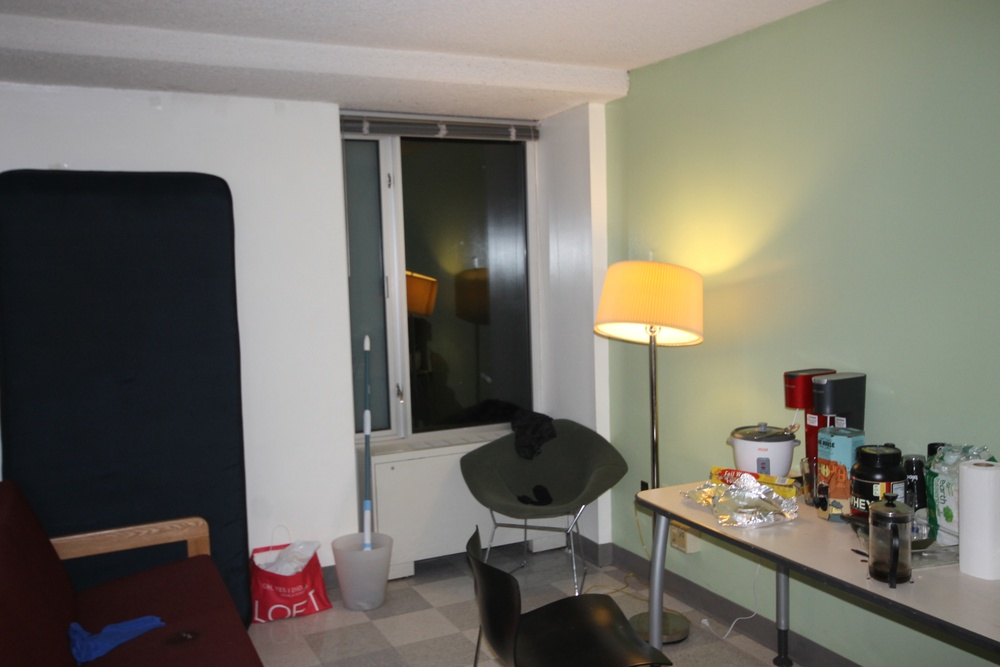
#> input picture dolly zoom examples/IMG_5861.JPG, 1000 x 667 px, shrunk from 4272 x 2848 before the run
$ python canny_edge_detection.py 'dolly zoom examples/IMG_5861.JPG'   (Python 2 division)
#> lines starting #> are read from the running program, lines starting #| are printed output that depends on the picture; after the words box and inside, x2 and y2 are one past the last pixel; in counts of white or black regions, pixels touching at a corner belong together
import cv2
import numpy as np
import sys
from matplotlib import pyplot as plt

PATH_TO_IMAGES = 'images/'


def canny_edge_detection(filename):
#> called with filename = 'dolly zoom examples/IMG_5861.JPG'
    img = cv2.imread(filename, 0)
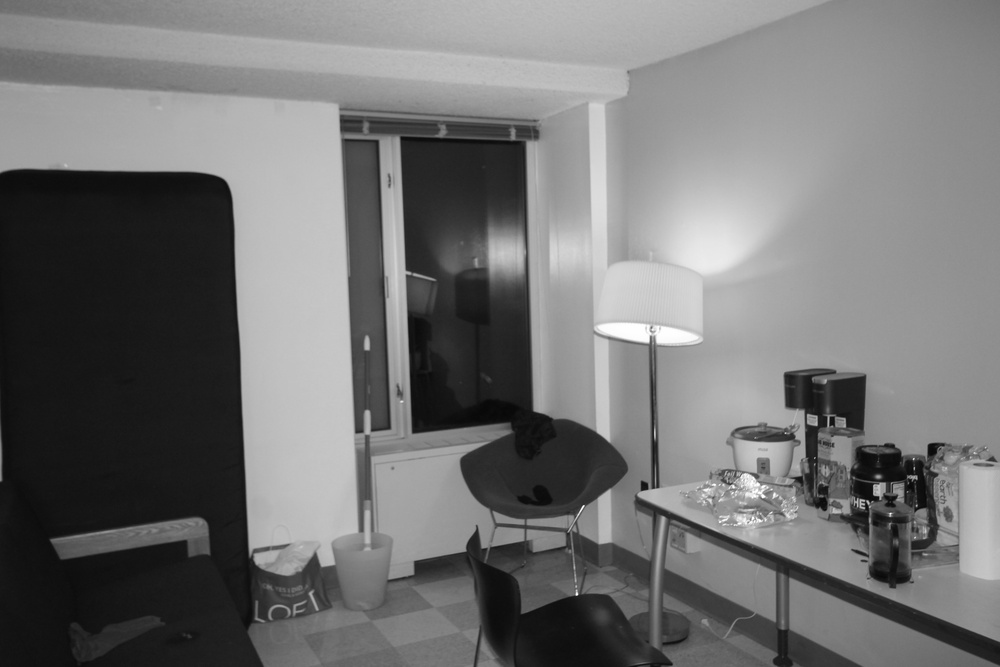
#> img: shape (667, 1000); min 6, max 255, mean 114.8
    edges = cv2.Canny(img, 100, 200)
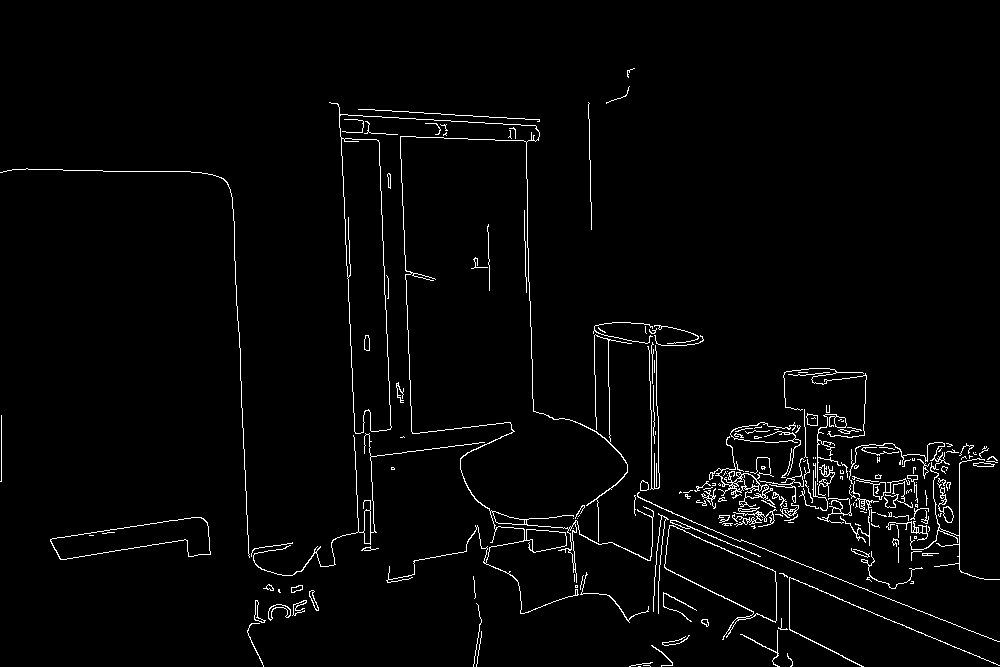
#> edges: shape (667, 1000); 2.4% white in thin lines or dots, all inside (x1, y1, x2, y2) = (0, 68, 1000, 667)

    plt.subplot(121), plt.imshow(img, cmap = 'gray')
    plt.title('Original Image'), plt.xticks([]), plt.yticks([])
    plt.subplot(122), plt.imshow(edges,cmap = 'gray')
    plt.title('Edge Image'), plt.xticks([]), plt.yticks([])

    plt.show()
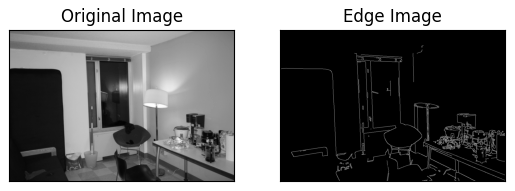
#> figure drawn by matplotlib, 2 panels

if __name__ == "__main__":
    print "Usage:", sys.argv[0], "image"
    print sys.argv
    image_path = sys.argv[1]
    canny_edge_detection(image_path)

$ run again, on dolly zoom examples/IMG_5863.JPG
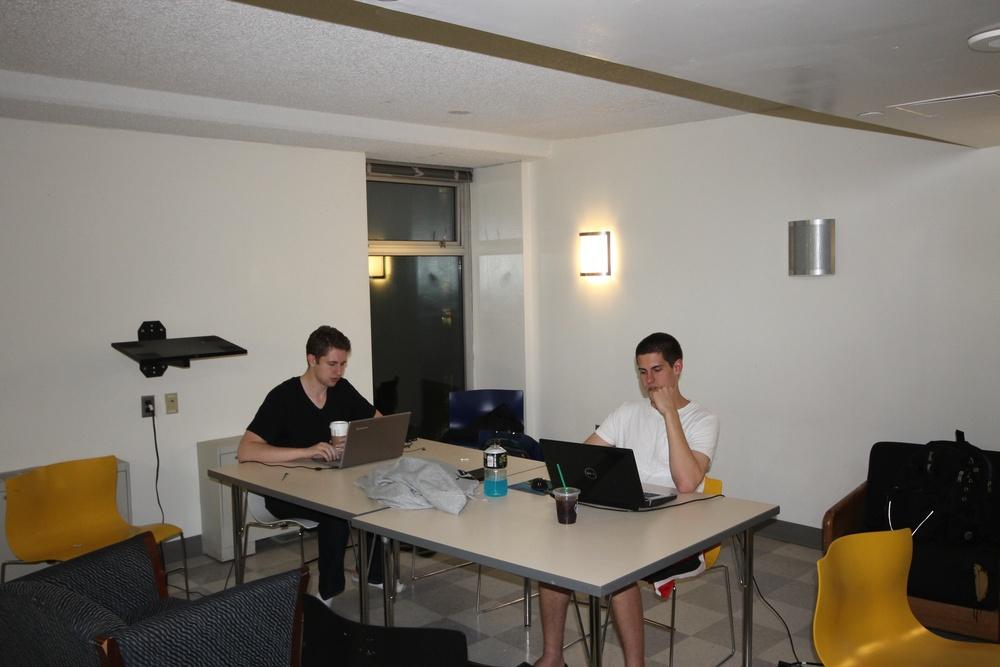
#> input picture dolly zoom examples/IMG_5863.JPG, 1000 x 667 px, shrunk from 4272 x 2848 before the run
#> in canny_edge_detection, `edges = cv2.Canny(img, 100, 200)`:
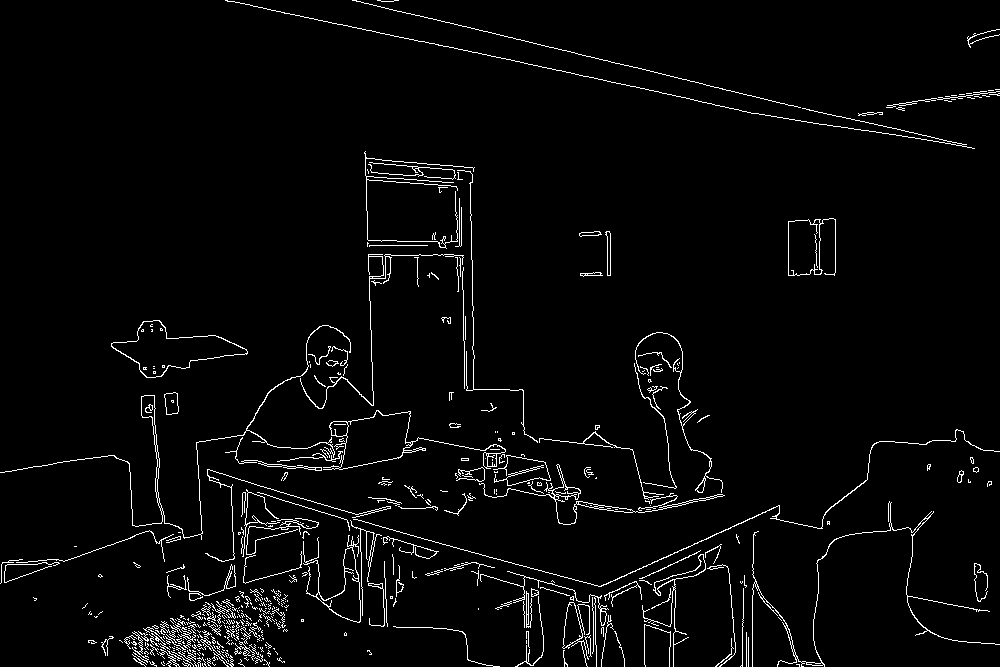
#> edges: shape (667, 1000); 3.1% white in thin lines or dots
#> in canny_edge_detection, `plt.show()`:
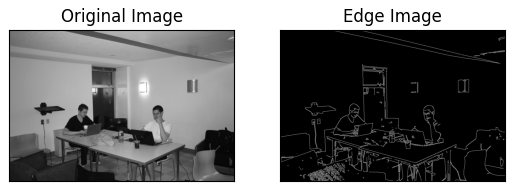
#> figure drawn by matplotlib, 2 panels

$ run again, on dolly zoom examples/IMG_5867.JPG
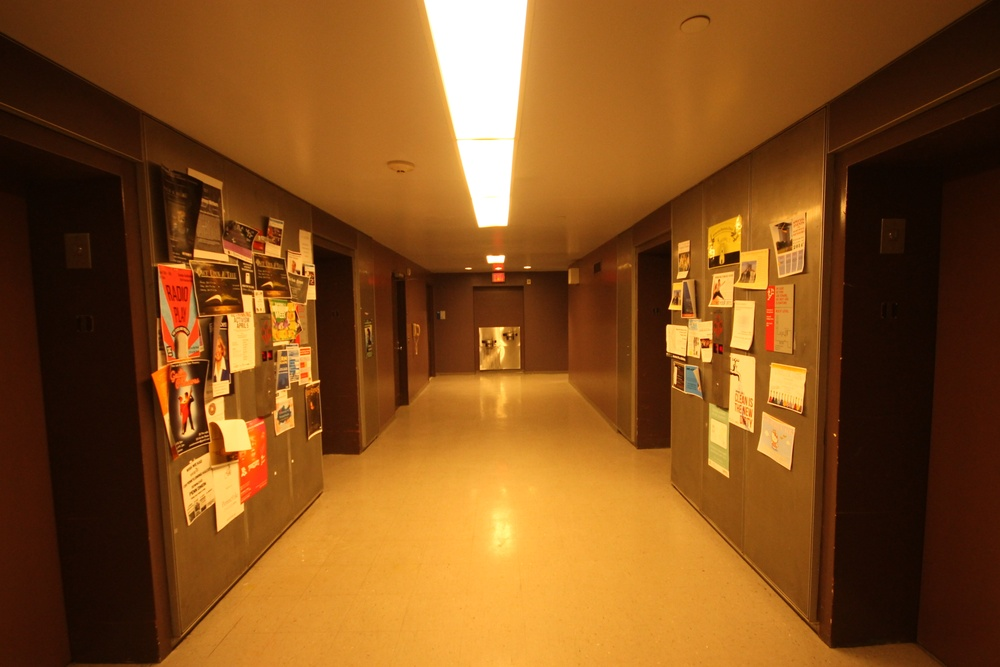
#> input picture dolly zoom examples/IMG_5867.JPG, 1000 x 667 px, shrunk from 4272 x 2848 before the run
#> in canny_edge_detection, `edges = cv2.Canny(img, 100, 200)`:
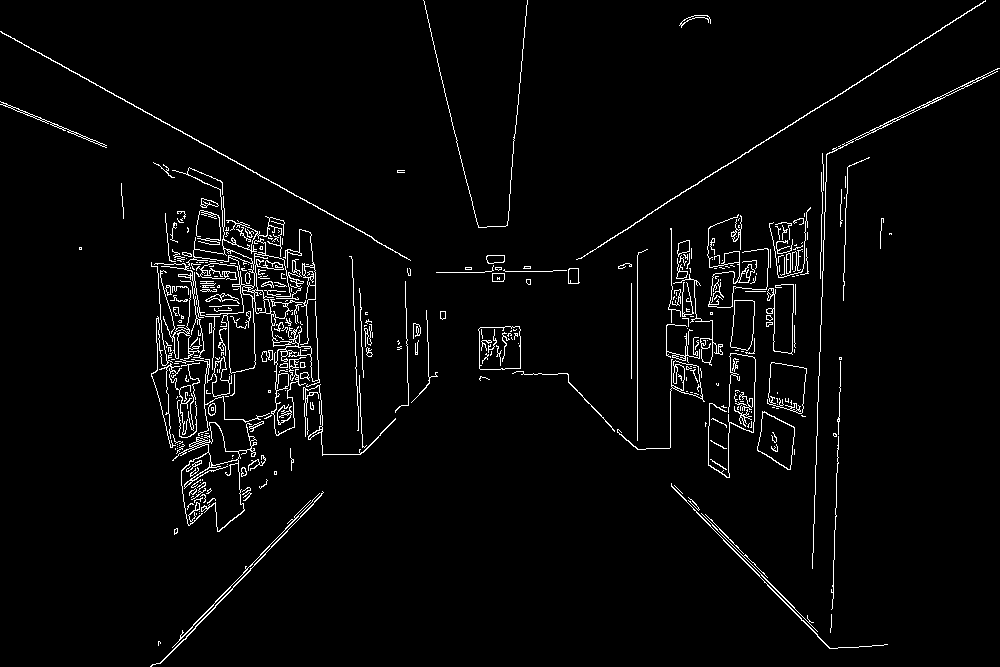
#> edges: shape (667, 1000); 3.1% white in thin lines or dots
#> in canny_edge_detection, `plt.show()`:
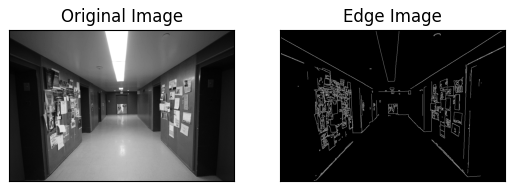
#> figure drawn by matplotlib, 2 panels

$ run again, on dolly zoom examples/IMG_5871.JPG
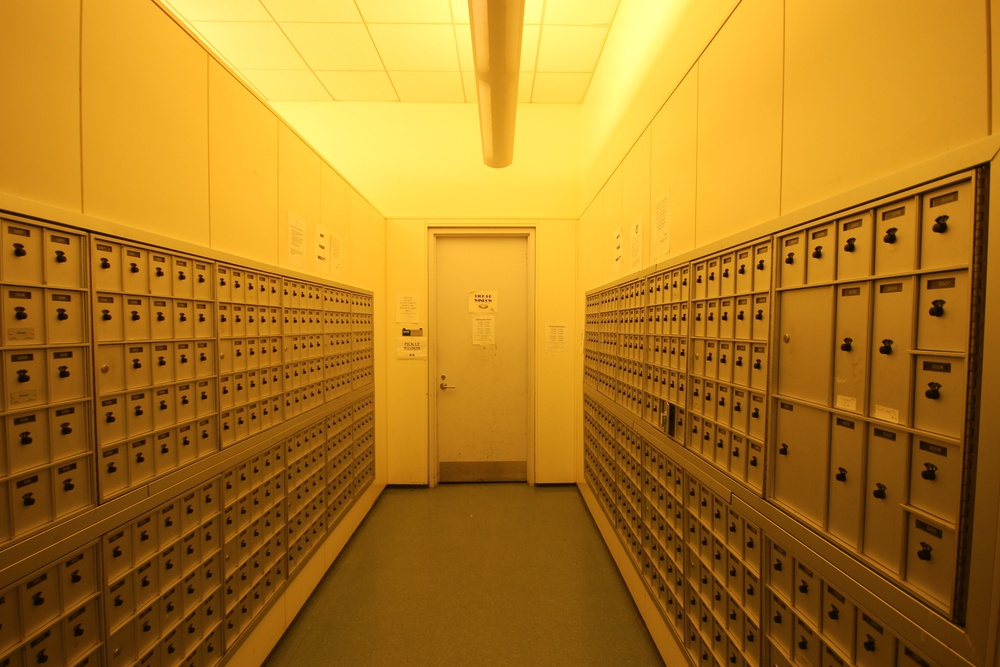
#> input picture dolly zoom examples/IMG_5871.JPG, 1000 x 667 px, shrunk from 4272 x 2848 before the run
#> in canny_edge_detection, `edges = cv2.Canny(img, 100, 200)`:
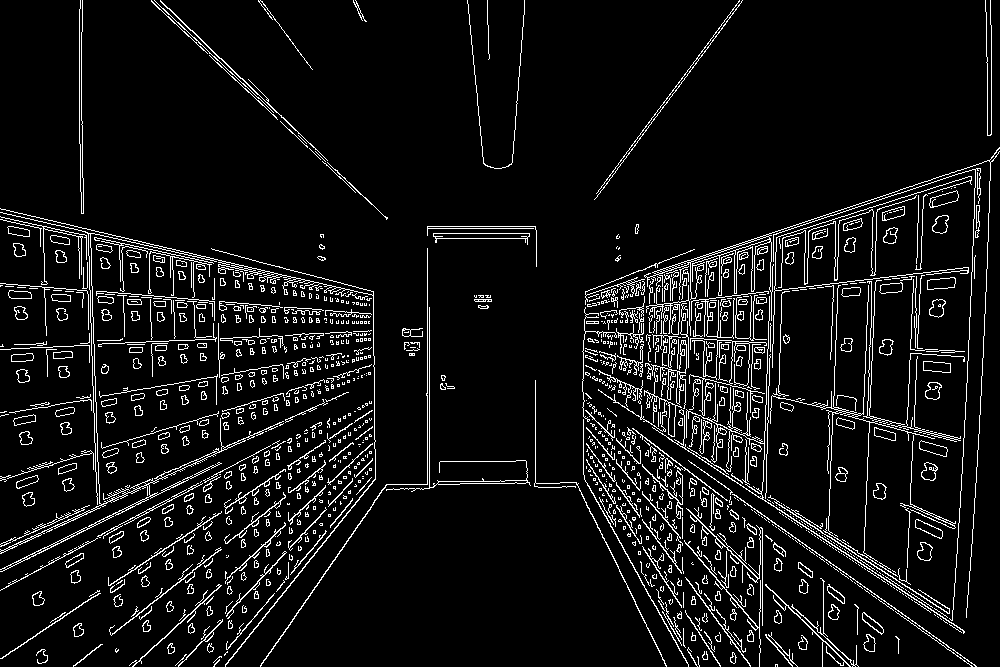
#> edges: shape (667, 1000); 7.2% white in thin lines or dots
#> in canny_edge_detection, `plt.show()`:
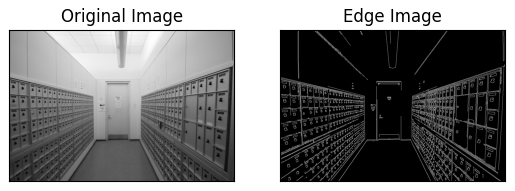
#> figure drawn by matplotlib, 2 panels
